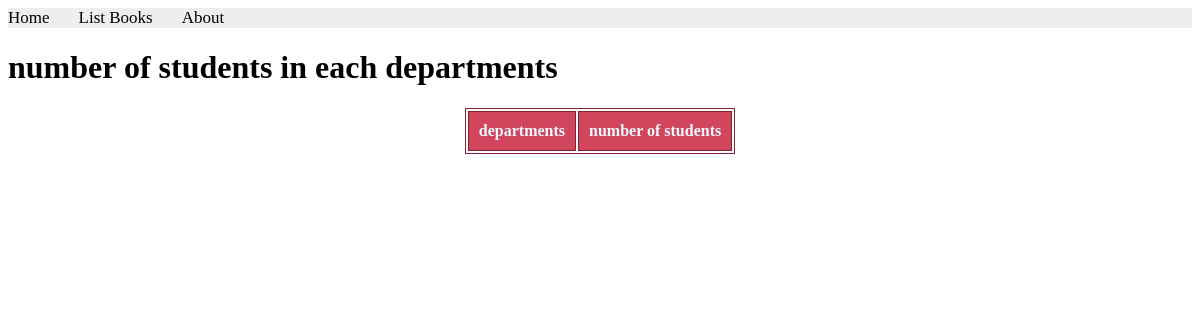
The page /books/lab9/task1 on the database as committed earlier.
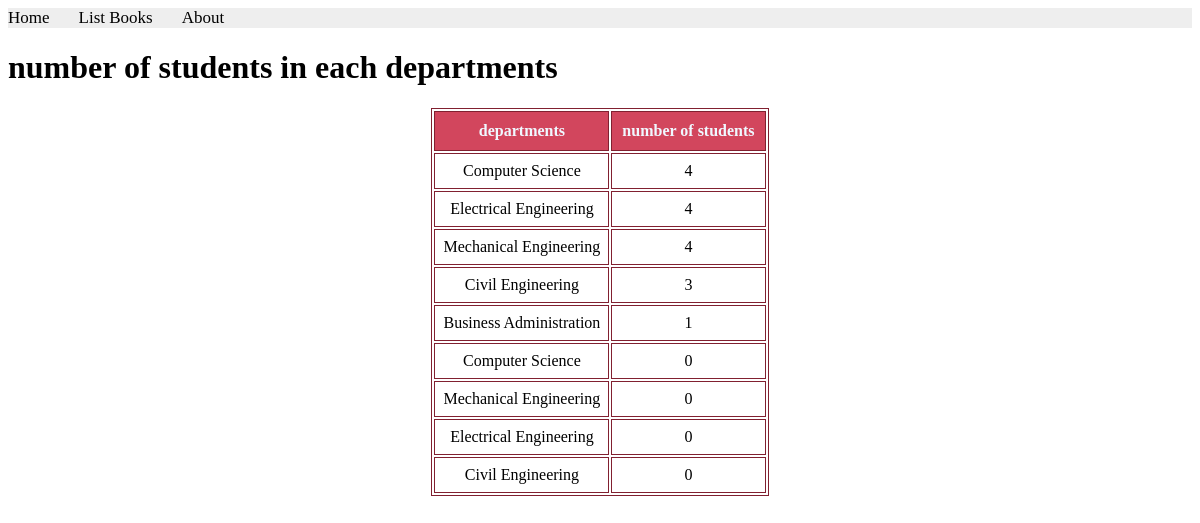
The same page on the database as committed later.
### apps/bookmodule/models.py (models this page shows)
class department(models.Model):
     name = models.CharField(max_length = 50)

### apps/bookmodule/views.py (the view)
# urls.py: path('lab9/task1', views.task1 ),
def task1(request):
    departments = department.objects.annotate(student_count=Count('student'))
    return render(request, 'bookmodules/department_student_count.html', {'departments': departments})

### apps/templates/bookmodules/department_student_count.html (shortened to what this page needs)
{% extends "layouts/base.html" %}
{% load static %}
{% block content %}
    <h1>number of students in each departments</h1>
    <table>
        <tr>
            <th>departments</th>
            <th>number of students</th>
        </tr>
        {% for dept in departments %}
        <tr>
            <td>{{ dept.name }}</td>
            <td>{{ dept.student_count }}</td>
        </tr>
        {% endfor %}
    </table>
{% endblock content %}

### apps/templates/layouts/base.html (shortened to what this page needs)
<!DOCTYPE html>
<html>
{% load static %}
<head>
  <link rel="stylesheet" href="https://cdnjs.cloudflare.com/ajax/libs/font-awesome/4.7.0/css/font-awesome.min.css">
  <link rel="stylesheet" href="{% static 'styles.css' %}">
</head>
<body>
    {% include "includes/header.html" %}
    {% block content %} {% endblock content %}
</body>
</html>

### apps/templates/includes/header.html
{% with request.resolver_match.url_name as url_name %}
<div class="topnav">
    <a class="{% if url_name == 'books.index' %}active{% endif %}" href="{% url 'books.index' %}">Home</a>
    <a class="{% if url_name == 'books.list_books' %}active{% endif %}" href="{% url 'books.list_books' %}">List Books</a>
    <a class="{% if url_name == 'books.aboutus' %}active{% endif %}" href="{% url 'books.aboutus' %}">About</a>
</div>
{% endwith %}

### apps/static/styles.css (style rules this page uses)
.topnav { background-color: #eeeeee; width: 100%; }
.topnav a { color: #000000; text-align: center; margin-right: 25px; text-decoration: none; font-size: 17px; }

### apps/templates/bookmodules/department_student_count.html (style rules this page uses)
table { width: auto; margin: 20px auto; font-size: 1em; font-family: Times New Roman; text-align: center; }
table, th, td { border: 1px solid rgb(129, 32, 48); }
th { background-color: rgb(210, 70, 93); padding: 10px; font-weight: bold; color: aliceblue; }
td { padding: 8px; }

Rows that differ between the two databases and show on the page:
added department: name "Computer Science", student_count "4"
added department: name "Electrical Engineering", student_count "4"
added department: name "Mechanical Engineering", student_count "4"
added department: name "Civil Engineering", student_count "3"
added department: name "Business Administration", student_count "1"
added department: name "Computer Science", student_count "0"
added department: name "Mechanical Engineering", student_count "0"
added department: name "Electrical Engineering", student_count "0"
added department: name "Civil Engineering", student_count "0"
